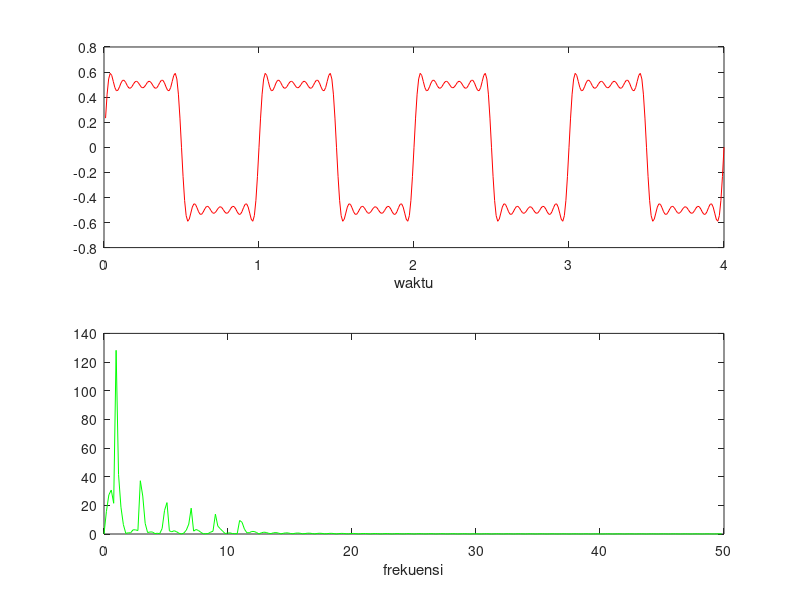

Reproduce this figure in MATLAB.
Fs=100;
t=(1:400)/Fs;
f1=1;
s1=(2/pi)*sin(2*pi*f1*t);
f2=3;
s2=(2/3/pi)*sin(2*pi*f2*t);
f3=5;
s3=(2/5/pi)*sin(2*pi*f3*t);
f4=7;
s4=(2/7/pi)*sin(2*pi*f4*t);
f5=9;
s5=(2/9/pi)*sin(2*pi*f5*t);
f6=11;
s6=(2/11/pi)*sin(2*pi*f6*t);
s=s1+s2+s3+s4+s5+s6;
subplot(211); plot(t,s, '-r')
xlabel('waktu')
S=fft(s,512);
w=(0:255)/256*(Fs/2);
subplot(212); plot(w,abs(S(1:256)), '-g')
xlabel('frekuensi')
